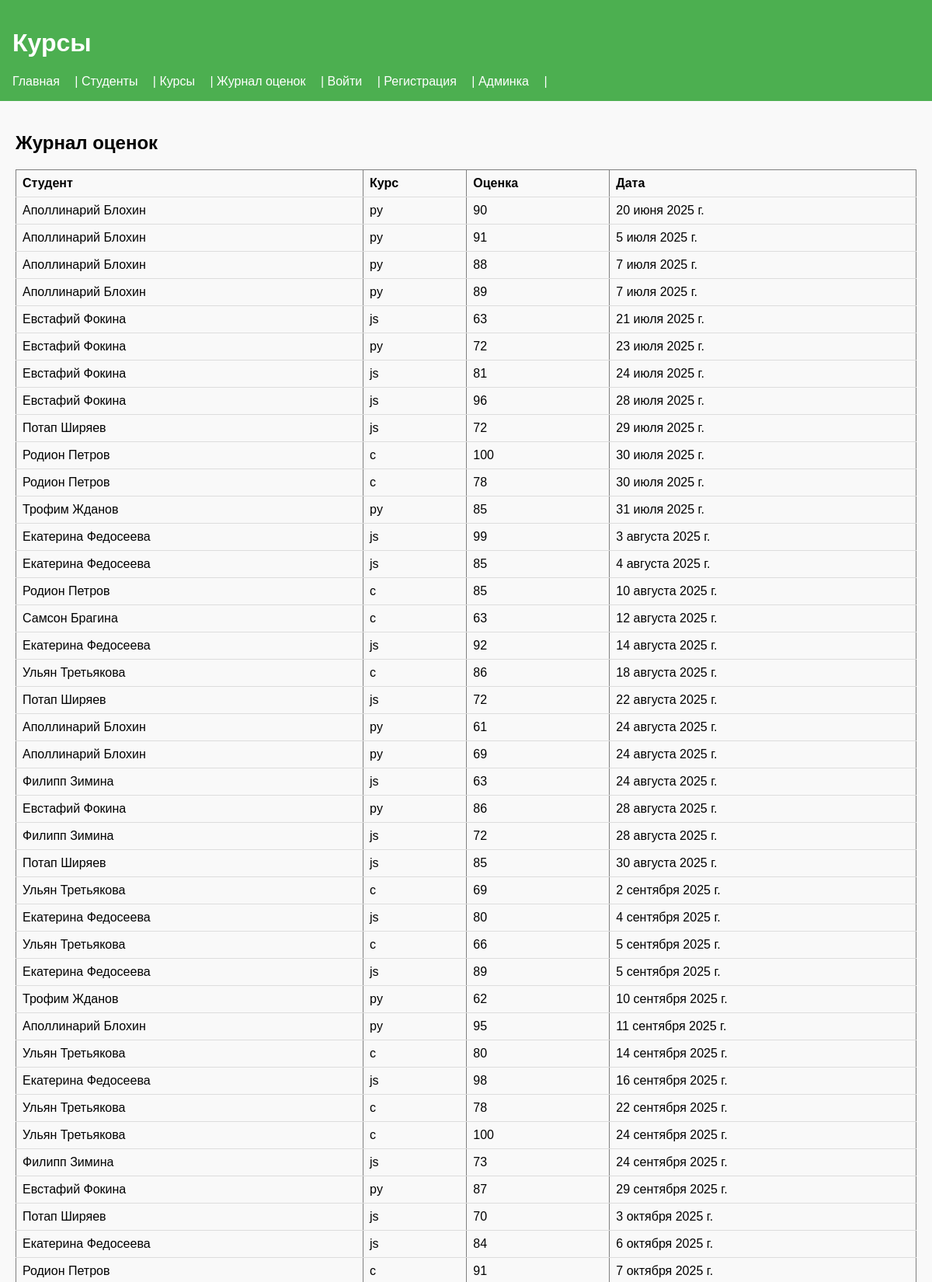
Page /grades/ (upper part) on the committed database.
### students/models.py (models this page shows, shortened)
class Grade(models.Model):
    person = models.ForeignKey(  #связь с таблицей студенты
        Student,
        on_delete=models.CASCADE,
        related_name='grades',
        verbose_name='чья оценка'
    )
    grade = models.PositiveSmallIntegerField(
        default=0,
        verbose_name='оценка'
    )
    date = models.DateField(verbose_name='дата')
    course = models.ForeignKey(
        Courses,
        verbose_name='курсы',
        on_delete=models.CASCADE,
        null=True
    )
    class Meta:   #настройки для именно таблицы, узнать потом подробнее!!!!!!!!!!!
        verbose_name = 'оценки'
        verbose_name_plural = 'оценка' #когда обращаются ко многим

class Student(models.Model):
    name = models.CharField(
        max_length=30,
        verbose_name='имя',
        null=False,
        blank=False,
    )
    """ null — разрешено ли в базе данных хранить "ничего" (NULL). blank — разрешено ли в формах (админке, сайтах) не заполнять поле.
     по сути, если в бд разрешим не заполнить поле, то для формы django может быть ошибка, если в бланк будет тру """
    surname = models.CharField(
        max_length=30,
        verbose_name='фамилия'
    )
    age = models.SmallIntegerField(
        null=True,
        blank=True,
        verbose_name='возраст',
        validators=[MinValueValidator(16),]
    )
    sex = models.CharField(
        choices=[('m', 'male'), ('f', 'female')],
        verbose_name='пол',
        max_length=10
    )
    active = models.BooleanField(verbose_name='активный')
    photo = models.ImageField(
        upload_to=r'photos/%Y/%m/%d',
        blank=True,
        verbose_name='фото'
    )
    slug = models.SlugField(
        max_length=100,
        unique=True,
        blank=True,
        null=True,
        verbose_name='slug'
    )
    course = models.ManyToManyField(
        to='Courses',
        blank=True,
        verbose_name='курсы'
    )
    """ В Django, когда создается модель (описание таблицы в бд), ты можно внутри неё создать вложенный класс с именем Meta.
Этот класс не создаёт объектов и не хранит данные — он просто задаёт настройки для самой модели """
    class Meta:
        verbose_name = 'студенты'
        verbose_name_plural = 'студенты' #когда обращаются ко многим
        indexes = [models.Index(fields=['surname'])] #индексация по surname
        ordering = ['surname']

class Courses(models.Model):
    courses = [
        ('py', 'python'),
        ('c', 'C++'),
        ('js','JavaScript')
    ]
    name = models.CharField(
        choices=courses,
        max_length=15,
        verbose_name='курсы'
    )
    course_num = models.PositiveSmallIntegerField(
        verbose_name='номер потока',
        default=1
    )
    start_date = models.DateField(verbose_name='начало курса')
    end_date = models.DateField(verbose_name='конец курса')
    description = models.TextField(blank=True, verbose_name='описание')

### students/views.py (the view)
# urls.py: path('grades/', grade_journal, name='grade_journal'),
def grade_journal(r):
    grades = Grade.objects.select_related('person', 'course').order_by('date')
    return render(r, 'grade_journal.html', context={'grades': grades})

### students/templates/grade_journal.html (shortened to what this page needs)
{% extends 'base.html' %}
{% block content %}
    <h2>Журнал оценок</h2>
    {% if grades %}
        <table border="1">
            <thead>
                <tr>
                    <th>Студент</th>
                    <th>Курс</th>
                    <th>Оценка</th>
                    <th>Дата</th>
                </tr>
            </thead>
            <tbody>
                {% for grade in grades %}
                <tr>
                    <td>{{ grade.person.name }} {{ grade.person.surname}}</td>
                    <td>{{ grade.course.name }}</td>
                    <td>{{ grade.grade }}</td>
                    <td>{{ grade.date }}</td>
                </tr>
                {% endfor %}
            </tbody>
        </table>
    {% else %}
        <p>Оценок пока нет.</p>
    {% endif %}
{% endblock %}

### students/static/css/style.css (style rules this page uses)
body { font-family: Arial, sans-serif; margin: 0; padding: 0; background: #f9f9f9; }
table { width: 100%; border-collapse: collapse; }
th, td { padding: 8px; text-align: left; border-bottom: 1px solid #ddd; }

### rows in the picture
Grade: person.name "Аполлинарий", person.surname "Блохин", course.name "py", grade "90", date "20 июня 2025 г."
Grade: person.name "Аполлинарий", person.surname "Блохин", course.name "py", grade "91", date "5 июля 2025 г."
Grade: person.name "Аполлинарий", person.surname "Блохин", course.name "py", grade "88", date "7 июля 2025 г."
Grade: person.name "Аполлинарий", person.surname "Блохин", course.name "py", grade "89", date "7 июля 2025 г."
Grade: person.name "Евстафий", person.surname "Фокина", course.name "js", grade "63", date "21 июля 2025 г."
Grade: person.name "Евстафий", person.surname "Фокина", course.name "py", grade "72", date "23 июля 2025 г."
Grade: person.name "Евстафий", person.surname "Фокина", course.name "js", grade "81", date "24 июля 2025 г."
Grade: person.name "Евстафий", person.surname "Фокина", course.name "js", grade "96", date "28 июля 2025 г."
Grade: person.name "Потап", person.surname "Ширяев", course.name "js", grade "72", date "29 июля 2025 г."
Grade: person.name "Родион", person.surname "Петров", course.name "c", grade "100", date "30 июля 2025 г."
Grade: person.name "Родион", person.surname "Петров", course.name "c", grade "78", date "30 июля 2025 г."
Grade: person.name "Трофим", person.surname "Жданов", course.name "py", grade "85", date "31 июля 2025 г."
Grade: person.name "Екатерина", person.surname "Федосеева", course.name "js", grade "99", date "3 августа 2025 г."
Grade: person.name "Екатерина", person.surname "Федосеева", course.name "js", grade "85", date "4 августа 2025 г."
Grade: person.name "Родион", person.surname "Петров", course.name "c", grade "85", date "10 августа 2025 г."
Grade: person.name "Самсон", person.surname "Брагина", course.name "c", grade "63", date "12 августа 2025 г."
Grade: person.name "Екатерина", person.surname "Федосеева", course.name "js", grade "92", date "14 августа 2025 г."
Grade: person.name "Ульян", person.surname "Третьякова", course.name "c", grade "86", date "18 августа 2025 г."
Grade: person.name "Потап", person.surname "Ширяев", course.name "js", grade "72", date "22 августа 2025 г."
Grade: person.name "Аполлинарий", person.surname "Блохин", course.name "py", grade "61", date "24 августа 2025 г."
Grade: person.name "Аполлинарий", person.surname "Блохин", course.name "py", grade "69", date "24 августа 2025 г."
Grade: person.name "Филипп", person.surname "Зимина", course.name "js", grade "63", date "24 августа 2025 г."
Grade: person.name "Евстафий", person.surname "Фокина", course.name "py", grade "86", date "28 августа 2025 г."
Grade: person.name "Филипп", person.surname "Зимина", course.name "js", grade "72", date "28 августа 2025 г."
Grade: person.name "Потап", person.surname "Ширяев", course.name "js", grade "85", date "30 августа 2025 г."
Grade: person.name "Ульян", person.surname "Третьякова", course.name "c", grade "69", date "2 сентября 2025 г."
Grade: person.name "Екатерина", person.surname "Федосеева", course.name "js", grade "80", date "4 сентября 2025 г."
Grade: person.name "Ульян", person.surname "Третьякова", course.name "c", grade "66", date "5 сентября 2025 г."
Grade: person.name "Екатерина", person.surname "Федосеева", course.name "js", grade "89", date "5 сентября 2025 г."
Grade: person.name "Трофим", person.surname "Жданов", course.name "py", grade "62", date "10 сентября 2025 г."
Grade: person.name "Аполлинарий", person.surname "Блохин", course.name "py", grade "95", date "11 сентября 2025 г."
Grade: person.name "Ульян", person.surname "Третьякова", course.name "c", grade "80", date "14 сентября 2025 г."
Grade: person.name "Екатерина", person.surname "Федосеева", course.name "js", grade "98", date "16 сентября 2025 г."
Grade: person.name "Ульян", person.surname "Третьякова", course.name "c", grade "78", date "22 сентября 2025 г."
Grade: person.name "Ульян", person.surname "Третьякова", course.name "c", grade "100", date "24 сентября 2025 г."
Grade: person.name "Филипп", person.surname "Зимина", course.name "js", grade "73", date "24 сентября 2025 г."
Grade: person.name "Евстафий", person.surname "Фокина", course.name "py", grade "87", date "29 сентября 2025 г."
Grade: person.name "Потап", person.surname "Ширяев", course.name "js", grade "70", date "3 октября 2025 г."
Grade: person.name "Екатерина", person.surname "Федосеева", course.name "js", grade "84", date "6 октября 2025 г."
Grade: person.name "Родион", person.surname "Петров", course.name "c", grade "91", date "7 октября 2025 г."
